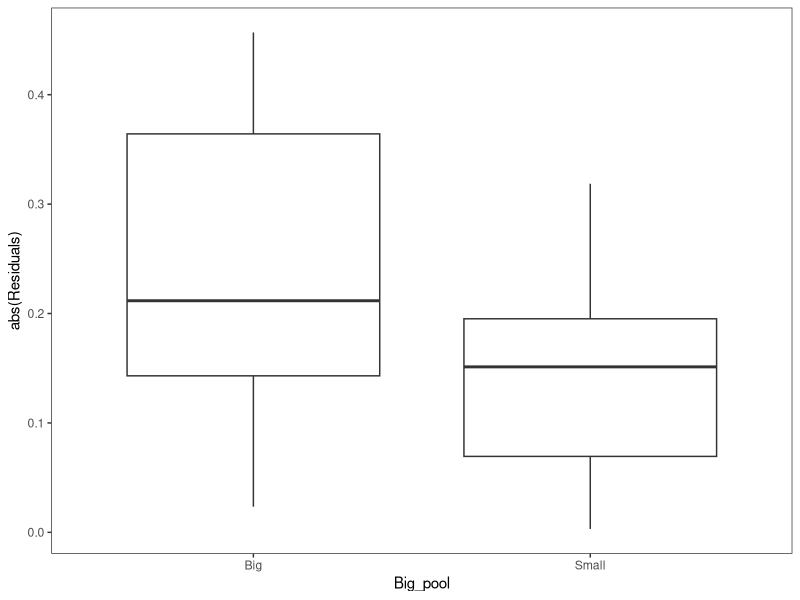
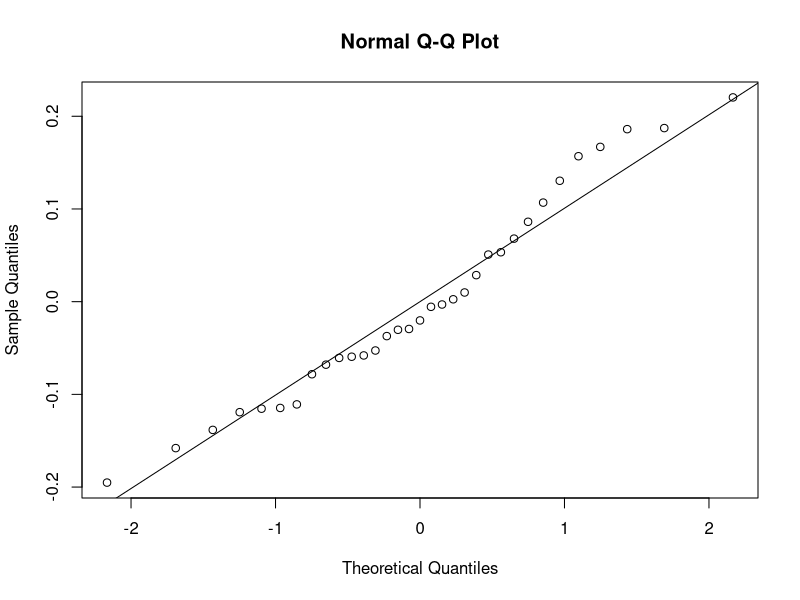
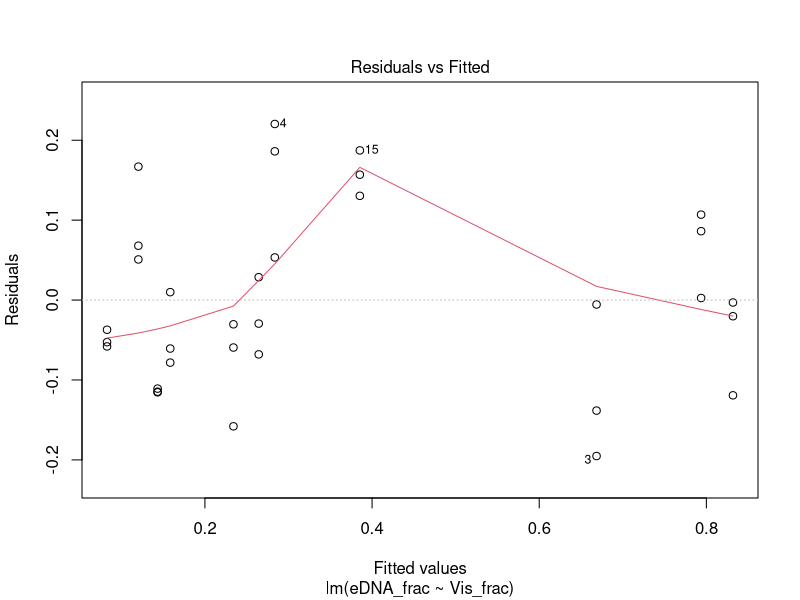
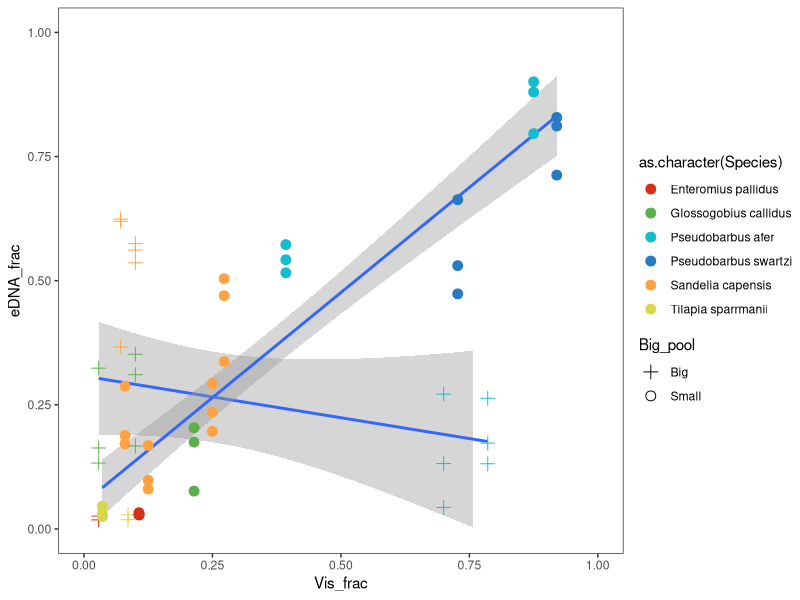
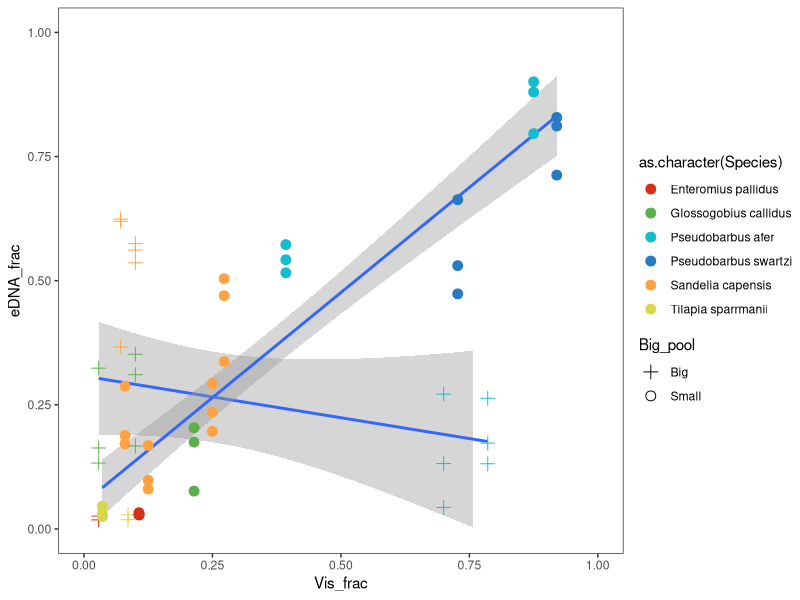

Source code (R) for these figures, in order:
#####################################################################
# Last updated 2024-03-21 - Alexander Van Nynatten
# Compares relative abundance of species at sites using eDNA and visual methods
#####################################################################

#####################################################################
## Loads the data and libraries required for analyses
#####################################################################

library(tidyverse)
library(lmtest)

# Loads site and sequencing read data
sequences_df <- read_csv('04_asv_analyses/asv_sequence_table_corrected_onlyfish.csv')
visual_df <- read_csv('00_raw_data/visual_surveys/visual_counts_output.csv')
sp_codes <- read.csv('00_raw_data/visual_surveys/visual_species_codes.csv')

#####################################################################
## Generates dataframe of the visual detections for plotting
#####################################################################

# Makes list of detections by visual survey methods 
vis_df_tidy <- visual_df %>%
  select(-c(2,3)) %>%
  gather('Type', 'Count', -Location_code) %>%
  mutate(Sp_code = gsub("_.*","",Type),
         Type = gsub(".*_","",Type)) %>%
  left_join(sp_codes) %>%
  mutate(River = ifelse(grepl('BK', Location_code), 'BK', 'Bos')) %>%
  mutate(Pseudobarbus_sp = ifelse(River == 'BK', 'afer', 'swartzi')) %>%
  mutate(Species = ifelse(Species == 'Pseudobarbus', paste(Species, Pseudobarbus_sp), Species)) %>%
  select(-Pseudobarbus_sp, -River) %>%
  select('Location_code', 'Type', 'Count', 'Species') %>%
  filter(Type %in% c('maxN', 'average')) %>%
  group_by(Location_code, Type) %>%
  mutate(Sum = sum(Count)) %>%
  mutate(Vis_frac = Count / Sum)

#####################################################################
# Generates dataframe of the eDNA based detections for plotting
#####################################################################

eDNA_df_tidy <- sequences_df %>%
  pivot_longer(!c(`OTU ID`, Fasta, o97, s97), 
               names_to = "sample.id", values_to = "Reads") %>%
  filter(Reads > 0) %>%
  separate_wider_delim(sample.id, " ", names = c("Location_code", "Extraction_code")) %>%
  filter(!Location_code %in% c('Mock_S1', 'Mock_S2')) %>%
  filter(!s97 == 'unassigned') %>%
  rename(Species = s97) %>%
  mutate(River = ifelse(grepl('BK', Location_code), 'BK', 'Bos')) %>%
  group_by(Location_code, Extraction_code, Species, River) %>%
  summarize(Reads = sum(Reads)) %>%
  ungroup() %>%
  group_by(Location_code, Extraction_code) %>%
  mutate(Read_sums = sum(Reads)) %>%
  ungroup() %>%
  mutate(eDNA_frac = Reads / Read_sums) %>%
  ungroup()

#####################################################################
## Merges the visual abundance and eDNA-based abudnance values into a single dataframe
#####################################################################

# Makes new dataframe with both types of data
# change "maxN" to "average" for figure 4b
Comparison_df <- eDNA_df_tidy %>%
  left_join(vis_df_tidy %>%
              filter(Type == 'maxN')
  ) %>%

  # Removes and instances where only one species was detected
  filter(eDNA_frac > 0) %>%
  filter(Vis_frac > 0) %>%
  mutate(Big_pool = ifelse(Location_code %in% c('BK17', 'BK18'), 'Big', 'Small')) %>%
  filter(!Location_code %in% c('B14', 'B17')) %>%
  data.frame()

# Removes the two largest pools surveyed
Comparison_df_small <- Comparison_df %>%
  filter(!Big_pool == 'Big')

#####################################################################
## Calculates the variance between separate eDNA replicates
#####################################################################

group_variances <- tapply(Comparison_df$eDNA_frac, paste(Comparison_df$Location_code, Comparison_df$Species), var)
median(group_variances[!is.na(group_variances)])

#####################################################################
## Tests the linear relationship between the visual and eDNA abundace
#####################################################################

# Linear mode
lm_model <- lm(eDNA_frac ~ Vis_frac, data = Comparison_df)
summary(lm_model)

# Residuals
Comparison_df$Residuals <- lm_model$residuals

# Boxplot of residuals
ggplot(Comparison_df) + 
  geom_boxplot(aes(x = Big_pool, y = abs(Residuals))) + 
  theme_test()

# Wilcox test comparing residuals for large and small pools
wilcox.test(abs(Residuals) ~ Big_pool, data = Comparison_df)

#####################################################################
## Tests the linear relationship between the visual and eDNA abundace for only small pools
#####################################################################

lm_model <- lm(eDNA_frac ~ Vis_frac, data = Comparison_df_small)
summary(lm_model)

# Checks assumptions of linear models are met
shapiro.test(residuals(lm_model))
qqnorm(residuals(lm_model))
qqline(residuals(lm_model))
plot(lm_model, which = 1)
bptest(lm_model)

#####################################################################
## Plots the data
#####################################################################

# Plots Figure 4
ggplot(data = Comparison_df,
       aes(x = Vis_frac, y = eDNA_frac)) + 
  geom_smooth(aes(group = Big_pool),
              method = "lm", se = TRUE) +
  geom_point(aes(fill = as.character(Species), colour = as.character(Species),
                 shape = Big_pool),
             size = 3) + 
  theme_test() + 
  scale_shape_manual(values = c(3, 21)) +
  xlim(0,1) +
  ylim(0,1) + 
  scale_fill_manual(values = c('#D53118', '#5DAF4C', '#16BCCE', '#287BC3', '#FFA243', '#D7D74B')) +
  scale_colour_manual(values = c('#D53118', '#5DAF4C', '#16BCCE', '#287BC3', '#FFA243', '#D7D74B'))

ggsave('05_statistical_analyses/Fig4a_sp_abundance.pdf')

#####################################################################

